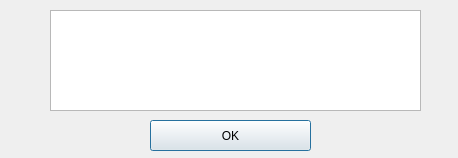
<?xml version="1.0" encoding="UTF-8"?>
<ui version="4.0">
 <class>DetailDialog</class>
 <widget class="QDialog" name="DetailDialog">
  <property name="geometry">
   <rect>
    <x>0</x>
    <y>0</y>
    <width>458</width>
    <height>158</height>
   </rect>
  </property>
  <property name="windowTitle">
   <string>Dialog</string>
  </property>
  <widget class="QPushButton" name="pushButtonOK">
   <property name="geometry">
    <rect>
     <x>150</x>
     <y>120</y>
     <width>161</width>
     <height>31</height>
    </rect>
   </property>
   <property name="text">
    <string>OK</string>
   </property>
  </widget>
  <widget class="QPlainTextEdit" name="plainTextEditDetail">
   <property name="geometry">
    <rect>
     <x>50</x>
     <y>10</y>
     <width>371</width>
     <height>101</height>
    </rect>
   </property>
  </widget>
 </widget>
 <resources/>
 <connections/>
</ui>
